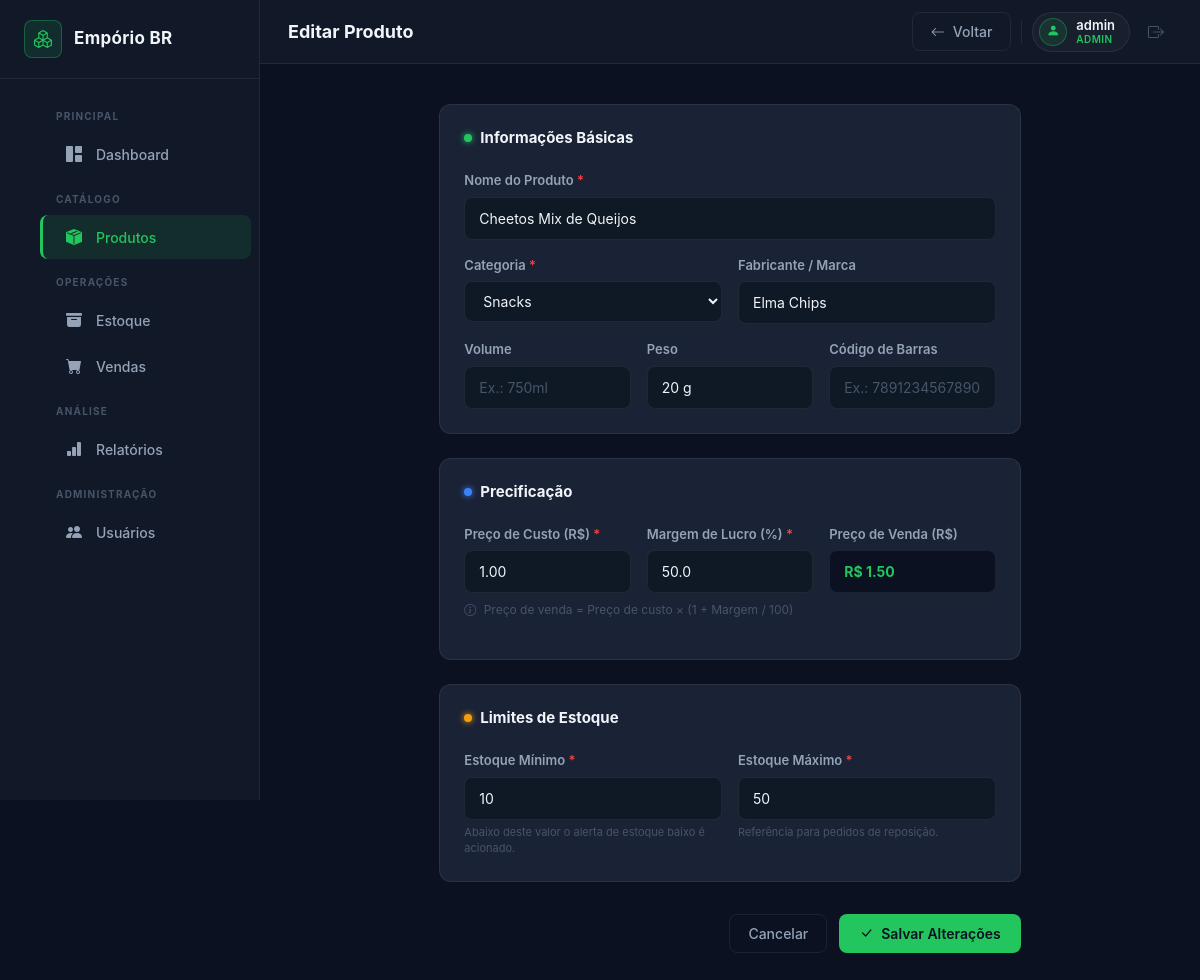
Page /produto/3/editar (signed in) on the committed database.
### app/models/models.py (models this page shows, shortened)
class Usuario(UserMixin, db.Model):
    __tablename__ = 'usuarios'
    id = db.Column(db.Integer, primary_key=True)
    nome = db.Column(db.String(100), nullable=False)
    senha_hash = db.Column(db.String(255), nullable=False)
    perfil = db.Column(db.String(20), nullable=False, default='operador')  # 'admin' ou 'operador'
    ativo = db.Column(db.Boolean, default=True)
    movimentacoes = db.relationship('Movimentacao', backref='usuario', lazy='dynamic')
    vendas = db.relationship('Venda', backref='usuario', lazy='dynamic')
    @property
    def is_admin(self):
        return self.perfil == 'admin'

class Produto(db.Model):
    __tablename__ = 'produtos'
    id = db.Column(db.Integer, primary_key=True)
    nome = db.Column(db.String(150), nullable=False)
    categoria_id = db.Column(db.Integer, db.ForeignKey('categorias.id'), nullable=False)
    fabricante = db.Column(db.String(100))
    volume = db.Column(db.String(30))
    peso = db.Column(db.String(30))
    codigo_barras = db.Column(db.String(50), unique=True)
    margem_lucro = db.Column(db.Float, nullable=False, default=30.0)
    preco_custo = db.Column(db.Float, nullable=False, default=0.0)
    preco_venda = db.Column(db.Float, nullable=False, default=0.0)
    estoque_minimo = db.Column(db.Integer, nullable=False, default=5)
    estoque_maximo = db.Column(db.Integer, nullable=False, default=100)
    ativo = db.Column(db.Boolean, default=True)
    lotes = db.relationship('Lote', backref='produto', lazy='dynamic')
    movimentacoes = db.relationship('Movimentacao', backref='produto', lazy='dynamic')

### app/routes/produtos.py (the view, shortened to what this page needs)
@produtos_bp.route('/produto/<int:id>/editar', methods=['GET', 'POST'])
@login_required
@requer_admin
def editar_produto(id):
    produto = Produto.query.get_or_404(id)
    categorias = Categoria.query.filter_by(ativo=True).order_by(Categoria.nome).all()
    return render_template('produtos/form.html', produto=produto,
                           categorias=categorias, form=produto)

### app/models/models.py (called while the page is built)
@login_manager.user_loader
def load_user(user_id):
    return Usuario.query.get(int(user_id))

### app/utils.py (called while the page is built)
def requer_admin(f):
    @wraps(f)
    def decorated(*args, **kwargs):
        if not current_user.is_authenticated or not current_user.is_admin:
            abort(403)
        return f(*args, **kwargs)
    return decorated

### app/templates/produtos/form.html (shortened to what this page needs)
{% extends 'base.html' %}
{% set editando = produto is defined and produto %}
{% block page_title %}{{ 'Editar Produto' if editando else 'Novo Produto' }}{% endblock %}
{% block topbar_actions %}
  <a href="{{ url_for('produtos.lista_produtos') }}" class="btn-outline">
    <i class="bi bi-arrow-left"></i> Voltar
  </a>
{% endblock %}
{% block content %}
<div class="row justify-content-center">
  <div class="col-lg-9 col-xl-8">
    <form method="POST"
          action="{{ url_for('produtos.editar_produto', id=produto.id) if editando else url_for('produtos.novo_produto') }}"
          class="form-dark">
      <div class="card-dark mb-4">
        <div class="section-header mb-4">
          <div class="section-title-group">
            <span class="section-dot dot-green"></span>
            <h5 class="section-title">Informações Básicas</h5>
          </div>
        </div>
        <div class="row g-3">
          <div class="col-12">
            <label for="nome">Nome do Produto <span class="required-star">*</span></label>
            <input type="text" id="nome" name="nome"
                   value="{{ form.nome if form.nome is string else (produto.nome if editando else '') }}"
                   placeholder="Ex.: Vinho Tinto Seco 750ml"
                   required>
          </div>
          <div class="col-md-6">
            <label for="categoria_id">Categoria <span class="required-star">*</span></label>
            <select id="categoria_id" name="categoria_id" required>
              {% for cat in categorias %}
                <option value="{{ cat.id }}"
                  {{ 'selected' if (form.categoria_id | string == cat.id | string) or (editando and produto.categoria_id == cat.id) }}>
                  {{ cat.nome }}
                </option>
              {% endfor %}
            </select>
          </div>
          <div class="col-md-6">
            <label for="fabricante">Fabricante / Marca</label>
            <input type="text" id="fabricante" name="fabricante"
                   value="{{ form.fabricante if form.fabricante is string else (produto.fabricante or '' if editando else '') }}"
                   placeholder="Ex.: Vinícola Aurora">
          </div>
          <div class="col-md-4">
            <label for="volume">Volume</label>
            <input type="text" id="volume" name="volume"
                   value="{{ form.volume if form.volume is string else (produto.volume or '' if editando else '') }}"
                   placeholder="Ex.: 750ml">
          </div>
          <div class="col-md-4">
            <label for="peso">Peso</label>
            <input type="text" id="peso" name="peso"
                   value="{{ form.peso if form.peso is string else (produto.peso or '' if editando else '') }}"
                   placeholder="Ex.: 1,2kg">
          </div>
          <div class="col-md-4">
            <label for="codigo_barras">Código de Barras</label>
            <input type="text" id="codigo_barras" name="codigo_barras"
                   value="{{ form.codigo_barras if form.codigo_barras is string else (produto.codigo_barras or '' if editando else '') }}"
                   placeholder="Ex.: 7891234567890">
          </div>
        </div>
      </div>
      <div class="card-dark mb-4">
        <div class="section-header mb-4">
          <div class="section-title-group">
            <span class="section-dot dot-blue"></span>
            <h5 class="section-title">Precificação</h5>
          </div>
        </div>
        <div class="row g-3">
          <div class="col-md-4">
            <label for="preco_custo">Preço de Custo (R$) <span class="required-star">*</span></label>
            <input type="number" id="preco_custo" name="preco_custo"
                   step="0.01" min="0"
                   value="{{ form.preco_custo if form.preco_custo is string else ('%.2f'|format(produto.preco_custo) if editando else '0.00') }}"
                   required>
          </div>
          <div class="col-md-4">
            <label for="margem_lucro">Margem de Lucro (%) <span class="required-star">*</span></label>
            <input type="number" id="margem_lucro" name="margem_lucro"
                   step="0.1" min="0"
                   value="{{ form.margem_lucro if form.margem_lucro is string else ('%.1f'|format(produto.margem_lucro) if editando else '30.0') }}"
                   required>
          </div>
          <div class="col-md-4">
            <label for="preco_venda_preview">Preço de Venda (R$)</label>
            <input type="text" id="preco_venda_preview"
                   placeholder="Calculado automaticamente"
                   readonly
                   class="input-readonly"
                   value="{{ 'R$ ' + '%.2f'|format(produto.preco_venda) if editando else '' }}">
          </div>
        </div>
        <p class="form-hint mt-2">
          <i class="bi bi-info-circle me-1"></i>
          Preço de venda = Preço de custo × (1 + Margem / 100)
        </p>
      </div>
      <div class="card-dark mb-4">
        <div class="section-header mb-4">
          <div class="section-title-group">
            <span class="section-dot dot-yellow"></span>
            <h5 class="section-title">Limites de Estoque</h5>
          </div>
        </div>
        <div class="row g-3">
          <div class="col-md-6">
            <label for="estoque_minimo">Estoque Mínimo <span class="required-star">*</span></label>
            <input type="number" id="estoque_minimo" name="estoque_minimo"
                   min="0"
                   value="{{ form.estoque_minimo if form.estoque_minimo is string else (produto.estoque_minimo if editando else 5) }}"
                   required>
            <p class="field-hint">Abaixo deste valor o alerta de estoque baixo é acionado.</p>
          </div>
          <div class="col-md-6">
            <label for="estoque_maximo">Estoque Máximo <span class="required-star">*</span></label>
            <input type="number" id="estoque_maximo" name="estoque_maximo"
                   min="0"
                   value="{{ form.estoque_maximo if form.estoque_maximo is string else (produto.estoque_maximo if editando else 100) }}"
                   required>
            <p class="field-hint">Referência para pedidos de reposição.</p>
          </div>
        </div>
      </div>
      <div class="form-actions">
        <a href="{{ url_for('produtos.lista_produtos') }}" class="btn-outline">Cancelar</a>
        <button type="submit" class="btn-accent">
          <i class="bi bi-check-lg"></i>
          {{ 'Salvar Alterações' if editando else 'Cadastrar Produto' }}
        </button>
      </div>
    </form>
  </div>
</div>
{% endblock %}

### app/templates/base.html (shortened to what this page needs)
<!DOCTYPE html>
<html lang="pt-BR">
<head>
  <link href="https://cdn.jsdelivr.net/npm/bootstrap@5.3.3/dist/css/bootstrap.min.css" rel="stylesheet">
  <link href="https://cdn.jsdelivr.net/npm/bootstrap-icons@1.11.3/font/bootstrap-icons.min.css" rel="stylesheet">
  <link href="{{ url_for('static', filename='css/styles.css') }}" rel="stylesheet">
</head>
<body>
<div class="layout-wrapper">
  <aside class="sidebar" id="sidebar">
    <div class="sidebar-brand">
      <span class="brand-icon"><i class="bi bi-boxes"></i></span>
      <span class="brand-name">Empório BR</span>
    </div>
    <nav class="sidebar-nav">
      <ul>
        <li class="nav-label">Principal</li>
        <li>
          <a href="{{ url_for('main.dashboard') }}"
             class="{{ 'active' if request.endpoint == 'main.dashboard' }}">
            <i class="bi bi-grid-1x2-fill"></i>
            <span>Dashboard</span>
          </a>
        </li>
        <li class="nav-label">Catálogo</li>
        <li>
          <a href="{{ url_for('produtos.lista_produtos') }}"
             class="{{ 'active' if request.endpoint and request.endpoint.startswith('produtos.') }}">
            <i class="bi bi-box-seam-fill"></i>
            <span>Produtos</span>
          </a>
        </li>
        <li class="nav-label">Operações</li>
        <li>
          <a href="{{ url_for('estoque.visao_geral') }}"
             class="{{ 'active' if request.endpoint and request.endpoint.startswith('estoque.') }}">
            <i class="bi bi-archive-fill"></i>
            <span>Estoque</span>
          </a>
        </li>
        <li>
          <a href="{{ url_for('vendas.nova_venda') }}"
             class="{{ 'active' if request.endpoint and request.endpoint.startswith('vendas.') }}">
            <i class="bi bi-cart-fill"></i>
            <span>Vendas</span>
          </a>
        </li>
        <li class="nav-label">Análise</li>
        <li>
          <a href="{{ url_for('relatorios.relatorio_estoque') }}"
             class="{{ 'active' if request.endpoint and request.endpoint.startswith('relatorios.') }}">
            <i class="bi bi-bar-chart-fill"></i>
            <span>Relatórios</span>
          </a>
        </li>
        {% if current_user.is_admin %}
        <li class="nav-label">Administração</li>
        <li>
          <a href="{{ url_for('usuarios.lista_usuarios') }}"
             class="{{ 'active' if request.endpoint and request.endpoint.startswith('usuarios.') }}">
            <i class="bi bi-people-fill"></i>
            <span>Usuários</span>
          </a>
        </li>
        {% endif %}
      </ul>
    </nav>
  </aside>
  <div class="main-content">
    <header class="topbar">
      <h1 class="page-title">{% block page_title %}{% endblock %}</h1>
      <div class="topbar-right">
        {% block topbar_actions %}{% endblock %}
        <div class="topbar-user">
          <div class="topbar-avatar"><i class="bi bi-person-fill"></i></div>
          <div class="topbar-user-info">
            <span class="topbar-user-name">{{ current_user.nome }}</span>
            <span class="topbar-user-role" style="{{ '' if current_user.is_admin else 'color:var(--info);' }}">
              {{ 'Admin' if current_user.is_admin else 'Operador' }}
            </span>
          </div>
        </div>
        <a href="{{ url_for('auth.logout') }}" class="btn-logout" title="Sair">
          <i class="bi bi-box-arrow-right"></i>
        </a>
      </div>
    </header>
    <div class="flash-container">
    </div>
    <main class="page-body">
      {% block content %}{% endblock %}
    </main>
  </div>
</div>
</body>
</html>

### rows in the picture
Usuario: nome "admin", perfil "ADMIN"
Produto: nome "Cheetos Mix de Queijos", fabricante "Elma Chips", peso "20 g", preco_custo "1.00", margem_lucro "50.0", preco_venda "R$ 1.50", estoque_minimo "10", estoque_maximo "50"

### other values in the picture
{{ 'Editar Produto' if editando else 'Novo Produto' }} "Editar Produto"
{{ 'Salvar Alterações' if editando else 'Cadastrar Produto' }} "Salvar Alterações"
form field categoria_id "Snacks"
